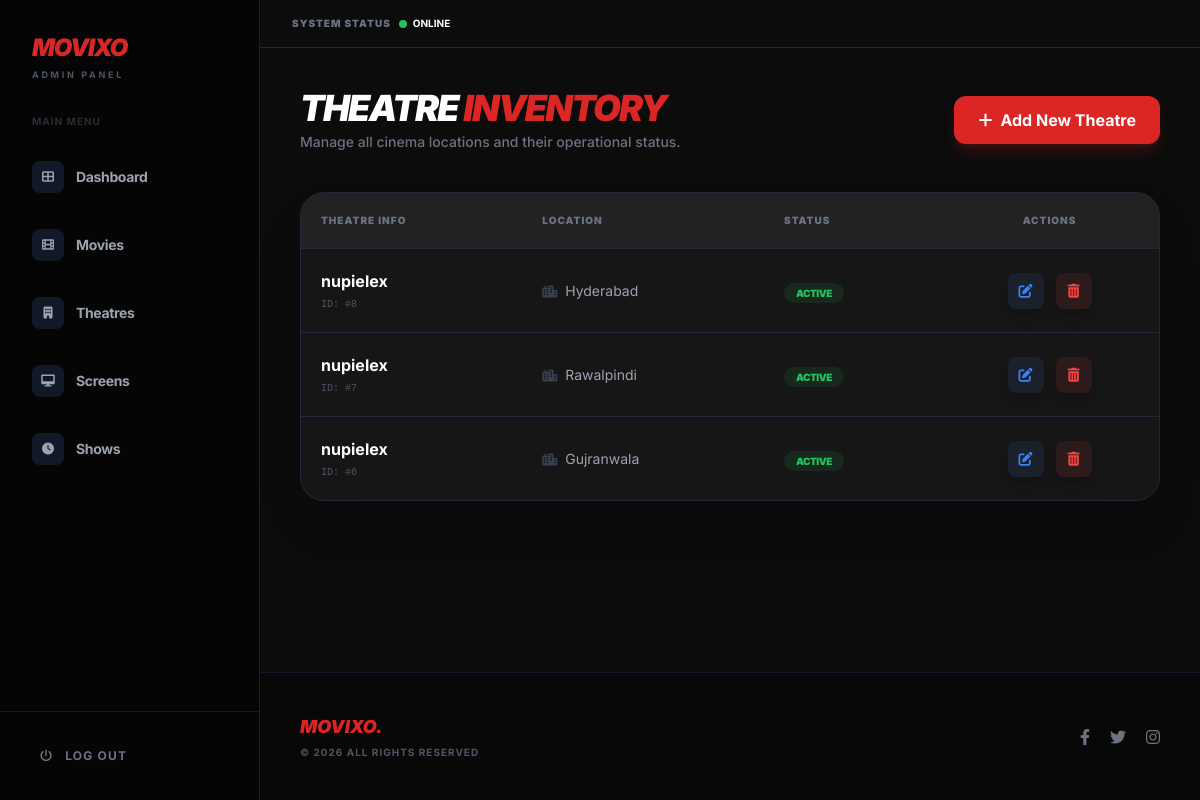
/Admin/theatres/manage_theatres.php (signed in), run on the app's committed database.
### tables this page shows
CREATE TABLE `theatres` (
  `theatre_id` int(11) NOT NULL,
  `name` varchar(150) DEFAULT NULL,
  `city` varchar(100) DEFAULT NULL,
  `address` text DEFAULT NULL,
  `status` enum('active','inactive') DEFAULT 'active'
);

### Admin/theatres/manage_theatres.php (the view)
<?php
include_once __DIR__ . '/../../inc/header.php';
?>
<div class="flex justify-between items-center mb-10">
    <div>
        <h2 class="text-4xl font-black text-white tracking-tighter italic">THEATRE <span class="text-red-600">INVENTORY</span></h2>
        <p class="text-gray-500 text-sm font-medium mt-1">Manage all cinema locations and their operational status.</p>
    </div>
    <a href="add_theatre.php" class="bg-red-600 hover:bg-red-700 text-white px-6 py-3 rounded-xl font-bold flex items-center gap-2 transition-all transform hover:-translate-y-1 shadow-lg shadow-red-600/20">
        <i class="fas fa-plus"></i> Add New Theatre
    </a>
</div>
<div class="bg-[#161616] border border-gray-800 rounded-3xl overflow-hidden shadow-2xl">
    <table class="w-full text-left border-collapse">
        <thead>
            <tr class="bg-white/5 border-b border-gray-800">
                <th class="p-5 text-[10px] uppercase font-black text-gray-500 tracking-widest">Theatre Info</th>
                <th class="p-5 text-[10px] uppercase font-black text-gray-500 tracking-widest">Location</th>
                <th class="p-5 text-[10px] uppercase font-black text-gray-500 tracking-widest">Status</th>
                <th class="p-5 text-[10px] uppercase font-black text-gray-500 tracking-widest text-center">Actions</th>
            </tr>
        </thead>
        <tbody class="divide-y divide-gray-800">
            <?php
            $res = mysqli_query($conn, "SELECT * FROM theatres ORDER BY theatre_id DESC");
            if(mysqli_num_rows($res) > 0) {
                while($row = mysqli_fetch_assoc($res)) {
                    $status_class = (strtolower($row['status']) == 'active') ? 'bg-green-500/10 text-green-500' : 'bg-red-500/10 text-red-500';
            ?>
            <tr class="hover:bg-white/[0.02] transition-colors group">
                <td class="p-5">
                    <div class="font-bold text-white group-hover:text-red-500 transition-colors"><?= htmlspecialchars($row['name']) ?></div>
                    <div class="text-[10px] text-gray-600 font-mono mt-1 uppercase">ID: #<?= $row['theatre_id'] ?></div>
                </td>
                <td class="p-5 text-gray-400 text-sm">
                    <i class="fas fa-city mr-1 text-gray-700 text-xs"></i> <?= htmlspecialchars($row['city']) ?>
                </td>
                <td class="p-5">
                    <span class="<?= $status_class ?> px-3 py-1 rounded-full text-[10px] font-black uppercase tracking-tighter">
                        <?= $row['status'] ?>
                    </span>
                </td>
                <td class="p-5">
                    <div class="flex justify-center items-center gap-3">
                        <a href="edit_theatre.php?id=<?= $row['theatre_id'] ?>"
                           class="w-9 h-9 rounded-lg bg-blue-500/10 text-blue-500 flex items-center justify-center hover:bg-blue-500 hover:text-white transition-all shadow-lg"
                           title="Edit Theatre">
                            <i class="fas fa-edit text-sm"></i>
                        </a>
                        <a href="process_theatre.php?delete_id=<?= $row['theatre_id'] ?>"
                           onclick="return confirm('WARNING: Are you sure you want to delete this theatre? This action cannot be undone.')"
                           class="w-9 h-9 rounded-lg bg-red-500/10 text-red-500 flex items-center justify-center hover:bg-red-500 hover:text-white transition-all shadow-lg"
                           title="Delete Theatre">
                            <i class="fas fa-trash-alt text-sm"></i>
                        </a>
                    </div>
                </td>
            </tr>
            <?php
                }
            } else {
                echo "<tr><td colspan='4' class='p-10 text-center text-gray-600 italic'>No theatres found in the database.</td></tr>";
            }
            ?>
        </tbody>
    </table>
</div>
<?php include_once __DIR__ . '/../../inc/footer.php'; ?>

### inc/header.php (style rules this page uses)
body { background-color: #0c0c0c; color: #e5e5e5; font-family: 'Inter', sans-serif; margin: 0; display: flex; }

### data on the page
theatres: name "nupielex", theatre_id "8", city "Hyderabad", status "ACTIVE"
theatres: name "nupielex", theatre_id "7", city "Rawalpindi", status "ACTIVE"
theatres: name "nupielex", theatre_id "6", city "Gujranwala", status "ACTIVE"
